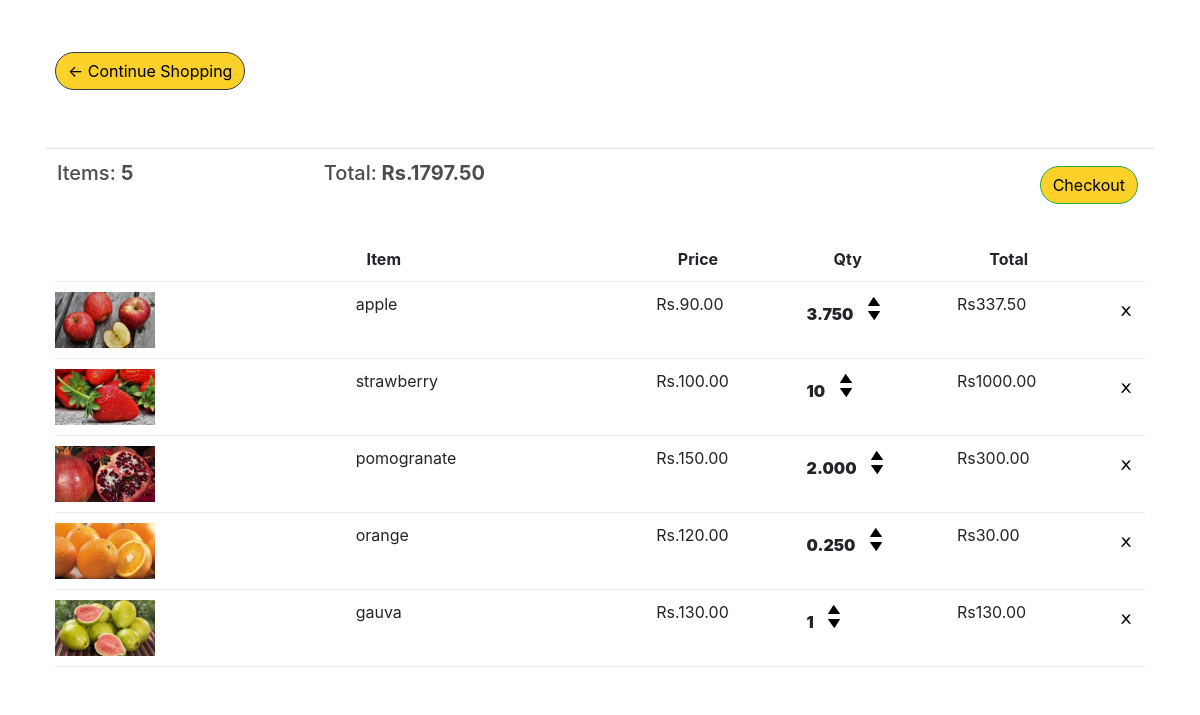
The app's page /user/add/cart/ (signed in), older data.
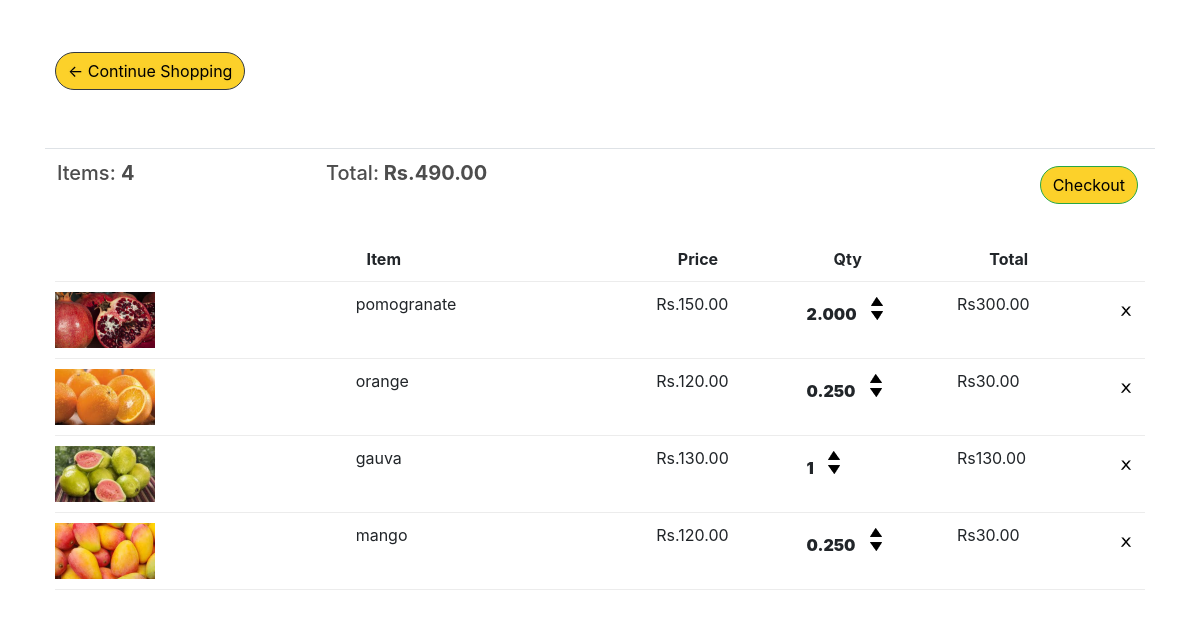
The same page, newer data.
### atoz_store/models.py (models this page shows, shortened)
class Order(models.Model):
    customer = models.ForeignKey(Customer,on_delete=models.SET_NULL,blank=True,null=True)
    date_ordered = models.DateTimeField(auto_now_add=True)
    mark = models.IntegerField(default=1)
    complete = models.BooleanField(default=True,null=True,blank=False)
    transaction_id = models.CharField(max_length=128,null=True)
    @property
    def get_cart_total(self):
        orderitem=self.orderitem_set.all()
        total = sum([item.get_total for item in orderitem])
        return total
    @property
    def get_cart_items(self):
        orderitem=self.orderitem_set.all()
        total = sum([self.mark for item in orderitem])
        return total

class OrderItem(models.Model):
    product = models.ForeignKey(Product,on_delete=models.SET_NULL,blank=True,null=True)
    order = models.ForeignKey(Order,on_delete=models.SET_NULL,blank=True,null=True)
    quantity = models.DecimalField(decimal_places=3,max_digits=7 ,default=0,null=True,blank=True)
    date_ordered = models.DateTimeField(auto_now_add=True)
    @property
    def get_total(self):
        total = self.product.price*self.quantity
        return total

class Product(models.Model):
    catagory_choice = (
        ("FR","fruit"),
        ("DR","dryfruit"),
        ("VG","vegitable"),
        ("oth","other"),
         )
    name = models.CharField(max_length=128,null=True,)
    catagory = models.CharField(max_length=30,choices= catagory_choice ,null=True)
    price = models.DecimalField(max_digits=7, decimal_places=2)
    image = models.ImageField(null=True,blank=True)
    prodtype =models.BooleanField(default=True)
    @property
    def imageURL(self):
        try:
            url = self.image.url
        except:
            url = ''
        return url

### atoz_store/views.py (the view, shortened to what this page needs)
# urls.py: path('cart/',views.cart,name="cart"),
def cart(request):
    if request.user.is_authenticated:
        email = request.user.email
        name = request.user.first_name
        customer,created = Customer.objects.get_or_create(
            email=email,
        )
        customer.name = name
        customer.save()
        order,created = Order.objects.get_or_create(customer=customer,complete=False)
        items = order.orderitem_set.all()
        print(items)
        cartitems = order.get_cart_items
        print(cartitems,"here we are")
    context = {'items':items,'order':order,'cartitems':cartitems}
    return render(request,'atoz_Store/cart.html',context)

### atoz_store/Templates/atoz_store/cart.html (shortened to what this page needs)
{% extends 'atoz_store/main.html' %}
{% load static %}
{% block content %}
	<div class="row">
		<div class="col-lg-12">
			<div class="box-element">
                <a  class="btn btn-outline-dark srcbtn" href="{% url 'store' %}">&#x2190; Continue Shopping</a>
			</div>
            <br>
            <br>
            <table class="table">
                <tr>
                    <th><h5>Items: <strong>{{order.get_cart_items|floatformat:0}}</strong></h5></th>
                    <th><h5>Total:<strong> Rs.{{order.get_cart_total|floatformat:2}}</strong></h5></th>
                    <th>
                        <a  style="float:right; margin:5px;" class="btn btn-success srcbtn" href="{% url 'checkout' %}">Checkout</a>
                    </th>
                </tr>
            </table>
			<div class="box-element">
                <div class="cart-row">
					<div style="flex:2"></div>
                    <div style="flex:2"><strong>Item</strong></div>
                    <br>
                    <div style="flex:1"><strong>Price</strong></div>
                    <br>
                    <div style="flex:1"><strong>Qty</strong></div>
                    <br>
					<div style="flex:1"><strong>Total</strong></div>
            </div>
            {% for item in items%}
            <div class="cart-row">
                <div style="flex:2"><img class="row-image" src="{{item.product.imageURL}}"></div>
                <div style="flex:2"><p>{{item.product.name}}</p></div>
                <div style="flex:1"><p>Rs.{{item.product.price|floatformat:2}}</p></div>
                <div style="flex:1">
                    {% if request.user.is_authenticated %}
                        {% if item.product.prodtype %}
                        <p class="quantity"> <strong> {{item.quantity|floatformat:3}}</strong></p>
                        <div class="quantity">
                            <img data-product={{item.product.id}} data-action="add" class="chg-quantity update-cart"  src="{% static  'images/arrow-up.png' %}">
                            <img data-product={{item.product.id}}  data-action="remove" class="chg-quantity update-cart" src="{% static  'images/arrow-down.png' %}">
                        </div>
                        {% else %}
                        <p class="quantity"> <strong> {{item.quantity|floatformat:0}}</strong></p>
                        <div class="quantity">
                            <img data-product={{item.product.id}} data-action="add" class="chg-quantity update-cart"  src="{% static  'images/arrow-up.png' %}">
                            <img data-product={{item.product.id}}  data-action="remove" class="chg-quantity update-cart" src="{% static  'images/arrow-down.png' %}">
                        </div>
                        {% endif%}
                    {% endif %}
                </div>
                <div style="flex:1"><p>Rs{{item.get_total|floatformat:2}}</p></div>
                <img data-product={{item.product.id}}  data-action="delete" class="delete update-cart"  src="{% static  'images/x.png' %}">
            </div>
            {% endfor %}
		</div>
    </div>
{% endblock content %}

### atoz_store/Templates/atoz_store/main.html (shortened to what this page needs)
<!DOCTYPE html>
<html lang="en">
<head>
  {% load static %}
    <link rel="stylesheet" href="https://stackpath.bootstrapcdn.com/bootstrap/4.5.0/css/bootstrap.min.css">
    <link rel="stylesheet" href="{% static 'css/main.css' %}">
</head>
<body>
   <div class="container">
       <br>
       {% block content%}
       {% endblock content%}
   </div>
</body>
</html>

### atoz_store/static/css/main.css (style rules this page uses)
body { background-color:white; }
h1,h2,h3,h4,h5,h6 { color:hsl(0, 0%, 30%); }
.box-element { padding-left: 20px; background-color: #fff; border-radius: 4px; padding: 10px; }
.delete { width: 1cm; height: 1cm; }
.col-lg-4, .col-lg-6, .col-lg-8, .col-lg-12 { margin-top: 10px; }
.btn { border-radius: 5em; background-color: #6b8e23; color: black; }
.row-image { width: 100px; }
.cart-row { display: flex; align-items: flex-stretch; padding-bottom: 10px; margin-bottom: 10px; border-bottom: 1px solid #ececec; }
.quantity { display: inline-block; font-weight: 700; padding-right:10px; }
.chg-quantity { width: 12px; cursor: pointer; display: block; margin-top: 5px; transition:.1s; }
.srcbtn { background-color: #fcd12a; }
a { text-shadow: 0px 0px 3px rgba(117, 117, 117, 0.12); color: grey; text-decoration: none }

Row changes from the older to the newer data that the page shows:
removed OrderItem: product.imageURL (picture), product.name "apple", product.price "90.00", quantity "3.750", get_total "337.50"
removed OrderItem: product.imageURL (picture), product.name "strawberry", product.price "100.00", quantity "10", get_total "1000.00"
computed for Order: get_cart_items "5" → "4"; get_cart_total "1797.50" → "490.00"
added OrderItem: product.imageURL (picture), product.name "mango", product.price "120.00", quantity "0.250", get_total "30.00"
